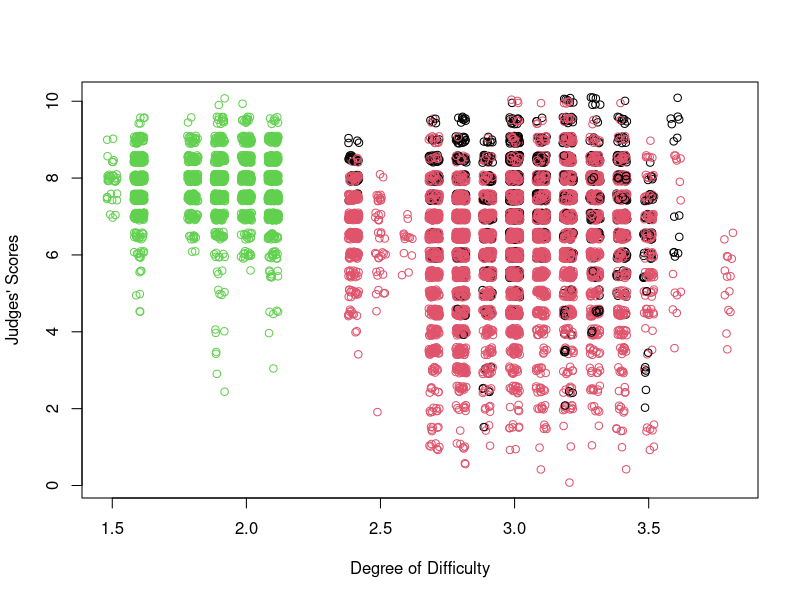

The R source for this figure: (Note: this script raises an error after producing the figure.)
# The Main Diving Script
#
# I provide this version of the script for use starting
# Wednesday July 9.  I will expand it through the rest of
# this case study.  It is a reduced version of what we
# did Monday/Tuesday, but I have removed some things.

###################################
# Special note for Wednesday July 9
#
# If you get to class early and download this file, please do
# not read ahead too far: read only this section.  If you have
# extra time, please review things we did in the last two days
# and prepare a question to ask me at the start of class.
#
# Thank you!
#
# See English.R and ToyExamples.R
#
# Please: if you know (from reading my paper) or think you have
# figured out a good way of studying nationalistic bias, please do
# not announce it to the class.  This will spoil the experience for
# the other students.  

# I want to give you lots of chances today to practice working
# in R.  For many of you, this is most important.  But I also
# want to provide a real data challenge that is interesting for
# those of you experienced with R.  If you think you are good with
# R, I challenge you to seek multiple solutions to the same
# problem.  Decide which you like, and why?  Explain this to
# someone else.  Argue with them.  If they are still learning,
# teach them.
#
# Other aspects of the problem are statistical in nature.  Something
# may seem easy or obvious.  It may be.  It may not be.  Keep an open
# mind, and challenge your own assumptions.  Real data analysis is
# different from pure mathematical statistics.
#
# End special note for Wednesday
###################################

x <- read.csv("Diving2000.csv", as.is=TRUE)
dim(x)

plot(jitter(x$Difficulty), jitter(x$JScore),
          col=factor(x$Round),
               xlab="Degree of Difficulty",
                    ylab="Judges' Scores")

# Create the matching variable; recall this will not work
# if the country variables are factors.
x$match <- x$Country == x$JCountry
table(x$match)

# Let's create a variable for use that will be
# convenient to have for efficient exploration:
thisjudge <- "WANG Facheng"

# A series of calculculations, perhaps useful, perhaps not:
mean(x$JScore)
mean(x$JScore[x$Judge==thisjudge & x$match])
mean(x$JScore[x$Judge==thisjudge & !x$match])
mean(x$JScore[x$JCountry != "CHN" &
                   x$Country == "CHN"])

## Challenge: figure out the nationality
##            of 'thisjudge' in a general way.

thisjudge <- "WANG Facheng"
thiscountry <- x$JCountry[x$Judge==thisjudge][1]       # One way
thiscountry <- unique(x$JCountry[x$Judge==thisjudge])  # Another way
if (length(thiscountry) != 1 ) print("Judge country problem!") # Sanity check

## Challenge: the check, above, is not sufficient to "catch" all
## possible errors (unless you make some specific assumption).
## Why?  What could go wrong that we could also try to "catch"?

# How many "matching" dives do we have for thisjudge?
sum(x$Judge==thisjudge & x$match)     # One solution
table(x$Judge, x$match)[thisjudge, 2] # Another solution.  CONSIDER!

# Can we establish "bias" for a judge?  Perhaps this is closer:
t.test(x$JScore[x$Judge==thisjudge & x$match],
              x$JScore[x$Judge!=thisjudge & x$Country==thiscountry])

## Challenge: the test above isn't great.  Why?  Find some aspect
## of the problem relating specifically to Judge Wang and to things
## we discussed in our diving exploration that causes a problem for
## this approach.  There may be many problems, of course.

### STOP.  Write down one problem on paper (in English) in a very
### short paragraph.  Show it to another student.  Read theirs.
### Discuss the problem.  Discuss the English.

# Jake: Is T-test suitable for this problem?
# Find the relationship between Round and match
table(x$Round, x$match)

## Challenge: identify all dives in the data set where the diver
## is from 'thiscountry' (perhaps China) and the judge is 'thisjudge'
## (Judge Wang in our case).  Create a reduced data set for only
## these dives.  Create a new data.frame 'y' containing only these
## dives.

#### Your solution should go here:

#### End of your solution.  Is it nicely indented and spaced?
#### Did you use <- for assignments?  Would I be impressed
#### if I looked at your code?

### FOR THE CHALLENGE IMMEDIATELY ABOVE:
### 'y' should have 22*7 rows for Judge Wang.

### STOP.  Without 'y' from above, you can't continue below. ###

# Once we have this reduced data set, y, we might consider
# the following test:
t.test(y$JScore[y$match], y$JScore[!y$match])  # TODO

## CHALLENGE: describe exactly and precisely the two sets of scores
## being compared in the t-test, above.  Note that it requires
## considering how 'y' was extracted from 'x' in the earlier challenge.

### STOP.  Make very sure you are right, above, before continuing. ###
###        Talk with each other!  Argue!  Debate!                  ###

## CHALLENGE: How do you feel about this test?  Do you like it?  Is
## Is it fair to Judge Wang?  Is it effective at uncovering biased
## judging (if present)?

### STOP.  Write down your answer on paper (in English) in a very
### short paragraph.  Show it to another student.  Read theirs.
### Discuss the problem.  Discuss the English.

#################################################################
## POSSIBLE CHALLENGE: you may feel that you know how to solve
## this problem of assessing nationalistic bias.  Maybe you are
## right.  Maybe not.  I'm not going to tell you now.
##
## But one question that students often ask is
## whether a t-test is appropriate for this problem.  What do you
## think?  If you don't like the t-test, propose a better choice.
## Be ready to defend your method.
#################################################################


